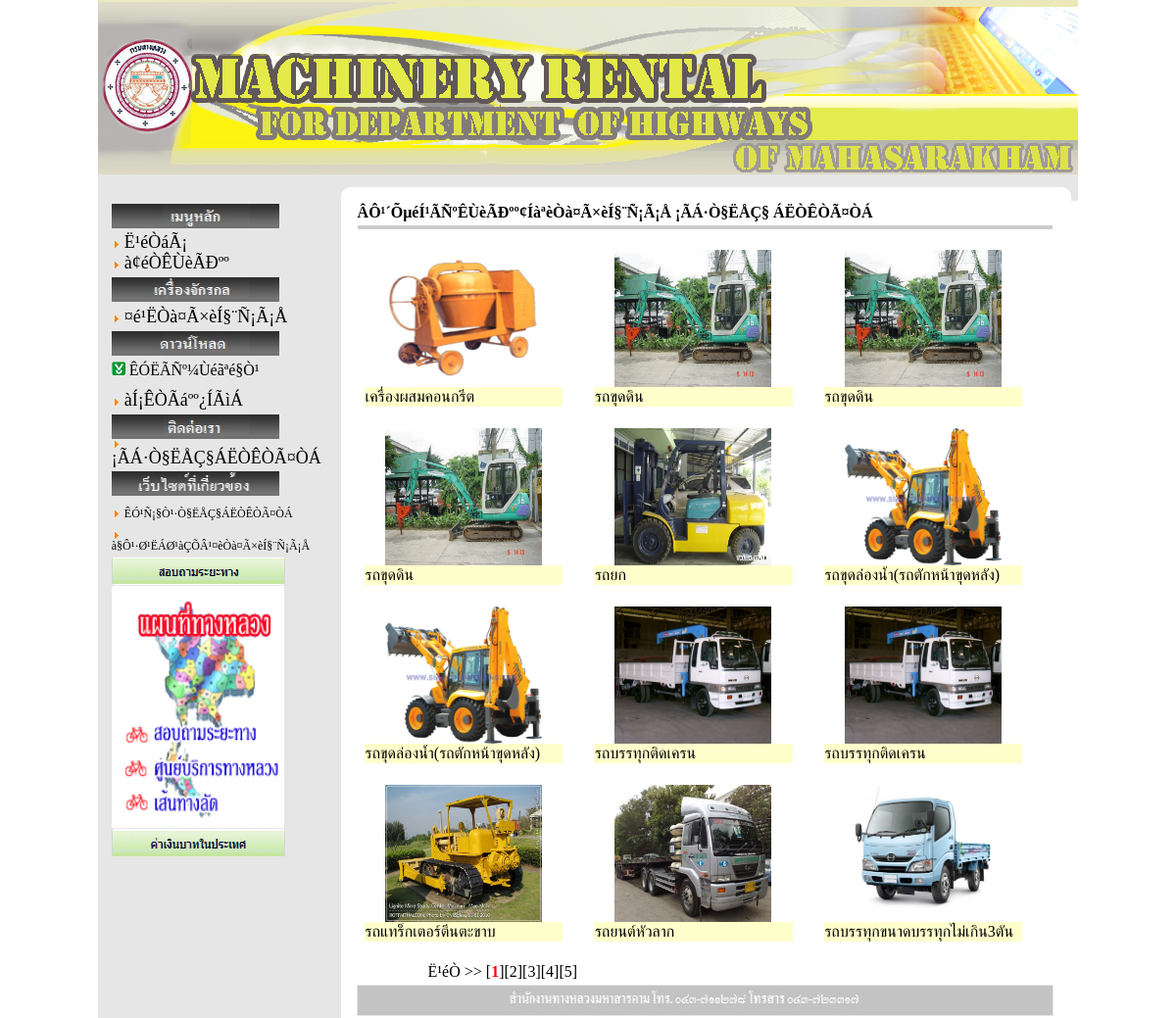
The app's page /employee/index.php with its own data.
### tables this page shows
CREATE TABLE `tb_machin` (
  `mac_id` varchar(12) NOT NULL,
  `mac_name` varchar(30) NOT NULL,
  `mac_licen` varchar(15) NOT NULL,
  `mac_brand` varchar(5) NOT NULL,
  `mac_type` varchar(5) NOT NULL,
  `mec_price` float NOT NULL,
  `mac_unit` int(11) NOT NULL,
  `mac_status` char(5) default NULL,
  `mac_control` varchar(2) NOT NULL,
  `mac_picture` text NOT NULL,
  PRIMARY KEY  (`mac_id`)
);

### employee/index.php (the view, shortened to what this page needs)
<!DOCTYPE HTML PUBLIC "-//W3C//DTD HTML 4.01 Transitional//EN"
"http://www.w3.org/TR/html4/loose.dtd">
<html>
<Center>
<head>
<HTML xmlns="http://www.w3.org/1999/xhtml"><HEAD><TITLE>: : ÃÐºº¢ÍàªèÒà¤Ã×èÍ§¨Ñ¡Ã¡Å ¡ÃÁ·Ò§ËÅÇ§ÁËÒÊÒÃ¤ÒÁ : :</TITLE>
<link href="css/css.css" rel="stylesheet" type="text/css">
</head>
<body>
<table width="1000"  border="0" cellpadding="0" cellspacing="0">
  <tr valign="top">
    <td colspan="2"><? include("inc_header.php"); ?></td>
  </tr>
  <tr valign="top">
    <td height="5" colspan="2" bgcolor="#E7E6E6"></td>
  </tr>
  <tr valign="top">
    <td width="13%" height="114" bgcolor="#E7E6E6" align="center">	<?include("menu.php");?></td>
    <td width="60%"><table id="Table_01" width="100%" height="0" border="0" cellpadding="0" cellspacing="0">
      <tr>
        <td width="20"> <img src="images/rim_01.gif" width="20" height="22" alt=""></td>
        <td background="images/rim_02.gif"> <img src="images/rim_02.gif" width="8" height="22" alt=""></td>
        <td background="images/rim_02.gif">&nbsp; </td>
        <td width="23"> <img src="images/rim_04.gif" width="23" height="22" alt=""></td>
      </tr>
      <tr>
        <td background="images/rim_05.gif"> <img src="images/rim_05.gif" width="20" height="11" alt=""></td>
        <td colspan="2" rowspan="2" valign="top" bgcolor="#FFFFFF"><table width="100%"  border="0">
          <tr>
            <td><strong><marquee>ÂÔ¹´ÕµéÍ¹ÃÑºÊÙèÃÐºº¢ÍàªèÒà¤Ã×èÍ§¨Ñ¡Ã¡Å ¡ÃÁ·Ò§ËÅÇ§ ÁËÒÊÒÃ¤ÒÁ </marquee></strong></td>
            </tr>
          <tr>
            <td bgcolor="#FFFFFF">
  <table width="100%" border="2" align="center" cellspacing="0" bordercolor="#CCCCCC">
      <tr>
    <?
	if(!$ids_id){
	?>
<?
$show_page=12;
$sql="select * from tb_machin order by mac_id desc";
$result=mysql_query($sql);
$num=mysql_num_rows($result);
if($page==""){
$page=1;
}
if($show_page>=$num){
$num_page=1;
}elseif($num%$show_page==0){
$num_page=$num/$show_page;
}else{
$num_page=($num/$show_page)+1;
$num_page=(int)$num_page;
}
$select=($show_page*$page)-$show_page;
$sql="select * from tb_machin order by mac_id desc limit $select,$show_page";
$result=mysql_query($sql);
?>
<table width='100%' border='0' align='center'  cellspacing=0 bordercolor=#FFFFFF>
<?
$count=1;
while($data=mysql_fetch_array($result)){
if($count%3==1){
?>
<TR>
	<TD>&nbsp;</TD>
</TR>
<tr>
  <td width="31" valign='top' bordercolor='back' border='1'>&nbsp;</td>
<?
}
?>
  <td width="33%" height="" align="center" valign='top' bordercolor='back' border='1'>
    <?
	if($data[mac_picture]!=""){
	echo"<CENTER><img src='images_machinery/$data[mac_picture]' width='160' height=140 border=0 ></CENTER>";
	}else{
	echo"<center><img src='images_machinery/nopic.jpg' width='160' height=140 border=0 ></center>";
	}
	?>
    <table width="100%" border="0" cellspacing="0">
      <tr>
        <td width="70%" bgcolor="#FFFFCC"><?php echo $data['mac_name'] ?>&nbsp;</td>
      </tr>
    </table>
    </td>
  <td width="9" valign='top' bordercolor="#ECE9D8" bgcolor='#FFFFFF'>&nbsp;</td>
  <td width="26" valign='top' bordercolor="#ECE9D8" bgcolor='#FFFFFF'>&nbsp;</td>
  <td width="26" valign='top' bordercolor="#ECE9D8" bgcolor='#FFFFFF'>&nbsp;</td>
  <td width="21" valign='top' bordercolor="#ECE9D8" bgcolor='#FFFFFF'>&nbsp;</td>
  <td width="21" valign='top' bordercolor="#ECE9D8" bgcolor='#FFFFFF'>&nbsp;</td>
<?
if($count%3==0){
?>
</tr>
<?
}
$count++;
}}
?>
</table>
      <table width="80%" border="0" align="center" cellspacing="0">
            <tr>
              <td align="left">&nbsp;</td>
            </tr>
            <tr>
              <td align="left"><?
echo"Ë¹éÒ >> ";
		for($i=1;$i<=$num_page;$i++){
if($i<>$page){
echo"[<a href='$PHP_SELF?page=$i'>$i</a>]";
}else{
echo"[<font color='red'><b>$i</b></font>]";
}
}
?></td>
            </tr>
          </table>
</td>
  </tr>
</tr>
  <tr valign="top" bgcolor="#E7E6E6">
    <td colspan="2"> <TABLE cellSpacing=0 cellPadding=0 width="100%" border=0>
        <TR>
          <TD class=style11
          background=
          bgColor=#ffffff height=30><img src="images/menu/footerr.jpg" width="100%" height="30"></TD>
  </TR></TABLE></td>
  </tr>
</table>
</body>
</Center>
</html>

### css/css.css (style rules this page uses)
BODY { MARGIN:0px }
.style11 { FONT-SIZE: x-small; COLOR: #999999; FONT-FAMILY: "MS Sans Serif" }
A:link { COLOR: #000000; TEXT-DECORATION: none }

### records on screen
tb_machin: mac_picture (picture), mac_name "เครื่องผสมคอนกรีต"
tb_machin: mac_picture (picture), mac_name "รถขุดดิน"
tb_machin: mac_picture (picture), mac_name "รถขุดดิน"
tb_machin: mac_picture (picture), mac_name "รถขุดดิน"
tb_machin: mac_picture (picture), mac_name "รถยก"
tb_machin: mac_picture (picture), mac_name "รถขุดล่องน้ำ(รถตักหน้าขุดหลัง)"
tb_machin: mac_picture (picture), mac_name "รถขุดล่องน้ำ(รถตักหน้าขุดหลัง)"
tb_machin: mac_picture (picture), mac_name "รถบรรทุกติดเครน"
tb_machin: mac_picture (picture), mac_name "รถบรรทุกติดเครน"
tb_machin: mac_picture (picture), mac_name "รถแทร็กเตอร์ตีนตะขาบ"
tb_machin: mac_picture (picture), mac_name "รถยนต์หัวลาก"
tb_machin: mac_picture (picture), mac_name "รถบรรทุกขนาดบรรทุกไม่เกิน3ตัน"
